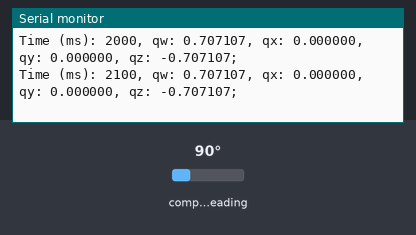
This sketch was run on a simulated Arduino Uno, built with avr-gcc and run on an emulated ATmega328P. Shown: the last lines printed to the serial monitor. The inputs (shaded band) are chosen by the test bench; at power-on: compass heading 90°.

Above: at 2.2 s.
2.3 s: compass heading set to 7°
At 2.31 s:
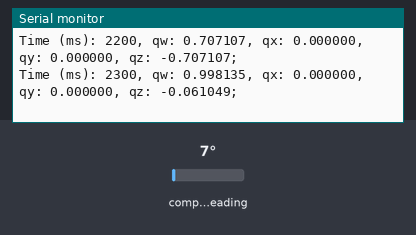
3.8 s: compass heading set to 90°
At 3.81 s:
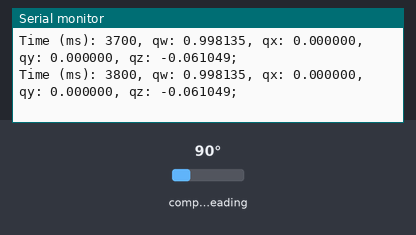
Timing chart, 0 to 6.8 s (numbered marks = the images above; inputs shaded):
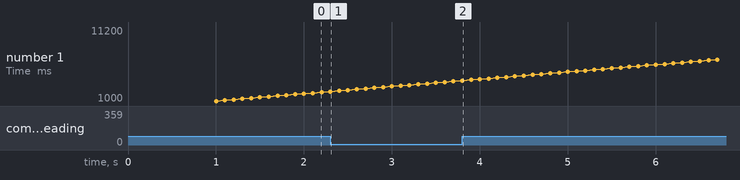

Measured:
- after the input at 2.3 s, the serial monitor: prints a new line at once (image 1)

The sketch:

Sketch.ino
```cpp
#include <Wire.h>
#include <Adafruit_Sensor.h>
#include <Adafruit_BNO055.h>
#include <utility/imumaths.h>
#include <SD.h>

// BNO055
Adafruit_BNO055 bno = Adafruit_BNO055(55);
imu::Quaternion quat;
unsigned long previousMillis = 0;
unsigned long currentMillis = 0;
const unsigned long interval = 100;

void setup(void)
{
  Serial.begin(9600);
  while (!Serial) {
    ; // wait for serial port to connect. Needed for native USB
  }

	Serial.println("\nUSB connection started");

	/* BNO055 sensor initialization */
	Serial.println("Orientation Sensor Test");
  Serial.println("");
	if (!bno.begin())
	{
		/* There was a problem detecting the BNO055 ... check your connections */
		Serial.print("Ooops, no BNO055 detected ... Check your wiring or I2C ADDR!");
		while (1);
	}
	delay(1000);
	bno.setExtCrystalUse(true);
  millis();

}

void loop(void)
{
  Serial.flush();
  quat = bno.getQuat();
  currentMillis = millis();

  //Display the orientation data at intervals
  if (currentMillis - previousMillis >= interval) {
    previousMillis = currentMillis;
    Serial.print("Time (ms): ");
	  Serial.print(currentMillis, DEC);
	  Serial.print(", qw: ");
    Serial.print(quat.w(), 6);
	  Serial.print(", qx: ");
    Serial.print(quat.x(), 6);
    Serial.print(", qy: ");
    Serial.print(quat.y(), 6);
    Serial.print(", qz: ");
    Serial.print(quat.z(), 6);
	  Serial.print(";\n");
  }
}
```
